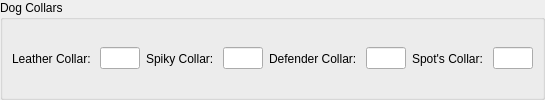
           <widget class="QGroupBox" name="groupBox_15" >
            <property name="title" >
             <string>Dog Collars</string>
            </property>
            <layout class="QHBoxLayout" >
             <property name="margin" >
              <number>9</number>
             </property>
             <property name="spacing" >
              <number>6</number>
             </property>
             <item>
              <widget class="QLabel" name="label_114" >
               <property name="text" >
                <string>Leather Collar: </string>
               </property>
              </widget>
             </item>
             <item>
              <widget class="QLineEdit" name="leatherCollarText" >
               <property name="minimumSize" >
                <size>
                 <width>40</width>
                 <height>0</height>
                </size>
               </property>
               <property name="maximumSize" >
                <size>
                 <width>40</width>
                 <height>16777215</height>
                </size>
               </property>
               <property name="maxLength" >
                <number>1</number>
               </property>
              </widget>
             </item>
             <item>
              <widget class="QLabel" name="label_116" >
               <property name="text" >
                <string>Spiky Collar: </string>
               </property>
              </widget>
             </item>
             <item>
              <widget class="QLineEdit" name="spikyCollarText" >
               <property name="minimumSize" >
                <size>
                 <width>40</width>
                 <height>0</height>
                </size>
               </property>
               <property name="maximumSize" >
                <size>
                 <width>40</width>
                 <height>16777215</height>
                </size>
               </property>
               <property name="maxLength" >
                <number>1</number>
               </property>
              </widget>
             </item>
             <item>
              <widget class="QLabel" name="label_115" >
               <property name="text" >
                <string>Defender Collar: </string>
               </property>
              </widget>
             </item>
             <item>
              <widget class="QLineEdit" name="defenderCollarText" >
               <property name="minimumSize" >
                <size>
                 <width>40</width>
                 <height>0</height>
                </size>
               </property>
               <property name="maximumSize" >
                <size>
                 <width>40</width>
                 <height>16777215</height>
                </size>
               </property>
               <property name="maxLength" >
                <number>1</number>
               </property>
              </widget>
             </item>
             <item>
              <widget class="QLabel" name="label_117" >
               <property name="text" >
                <string>Spot's Collar: </string>
               </property>
              </widget>
             </item>
             <item>
              <widget class="QLineEdit" name="spotsCollarText" >
               <property name="minimumSize" >
                <size>
                 <width>40</width>
                 <height>0</height>
                </size>
               </property>
               <property name="maximumSize" >
                <size>
                 <width>40</width>
                 <height>16777215</height>
                </size>
               </property>
               <property name="maxLength" >
                <number>1</number>
               </property>
              </widget>
             </item>
            </layout>
           </widget>
